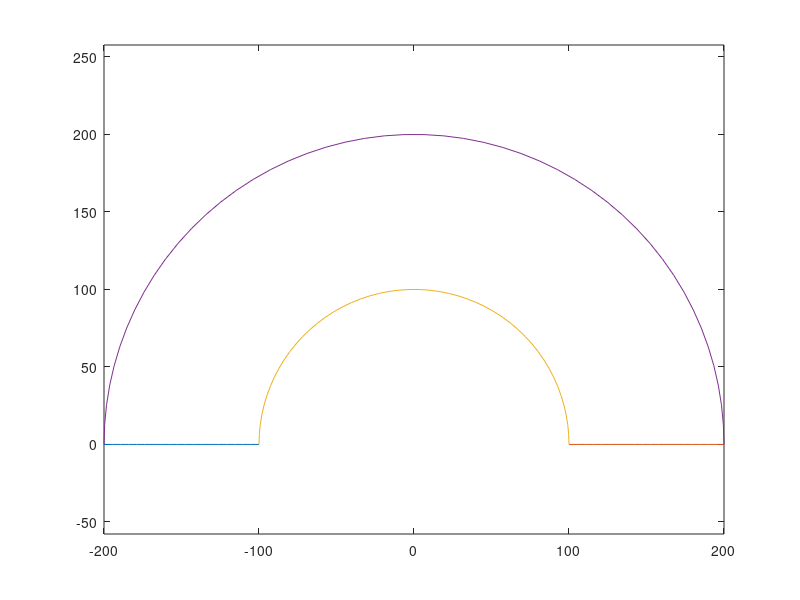

The MATLAB script that drew this image: (Note: this script raises an error after producing the figure.)
% creat 2D boundary data file
% nx nz x1(left) x2(right) z1(bottom) z2(top)

clc;
clear all;
close all;

nx = 50;
nz = 20;
r1 = 100;
r2 = 200;
printf = 1;

for i=1:nx
    bz1(i,1) = r1*cos(-(i-1)/(nx-1)*pi+pi);
    bz1(i,2) = r1*sin(-(i-1)/(nx-1)*pi+pi);

    bz2(i,1) = r2*cos(-(i-1)/(nx-1)*pi+pi);
    bz2(i,2) = r2*sin(-(i-1)/(nx-1)*pi+pi);
end

dh = (r2-r1)/(nz-1);
for k=1:nz
    bx1(k,1) = -r1-(k-1)*dh;
    bx1(k,2) = 0;

    bx2(k,1) = r1+(k-1)*dh;
    bx2(k,2) = 0;
end

if printf == 1
    figure(1)   
    plot(bx1(:,1),bx1(:,2));
    hold on;
    plot(bx2(:,1),bx2(:,2));
    plot(bz1(:,1),bz1(:,2));
    plot(bz2(:,1),bz2(:,2));
    axis equal;
end

% creat data file
export_bdry;
